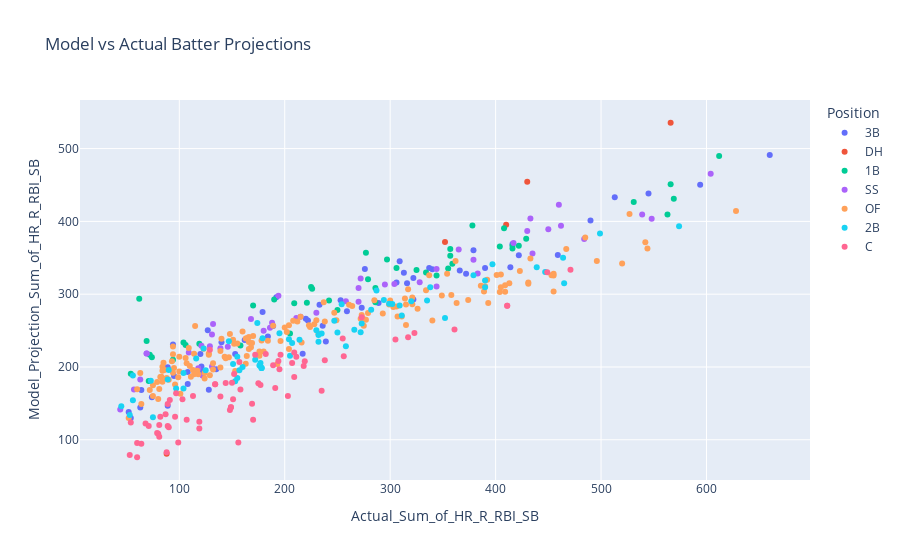

The notebook cell this image was saved under:
### Code cell
df_model_v_actual = px.scatter(batters_ovr_rank, x="Actual_Sum_of_HR_R_RBI_SB", y='Model_Projection_Sum_of_HR_R_RBI_SB', color="Position", hover_data=['Name', 'OVR_Scaled_Score', 'Model_Projection_Sum_of_HR_R_RBI_SB', 'Actual_Sum_of_HR_R_RBI_SB'], title="Model vs Actual Batter Projections")
df_model_v_actual.write_html('projections/batters/batter_model_v_actual_projs.html')
df_model_v_actual.show()

### Figure 1 — Plotly figure (JSON) as saved in the notebook; plotly's stock layout.template omitted (floating-point values rounded to 4 significant figures; data arrays with more than 128 entries replaced by an {"elided": "..."} marker saying what was removed)
{"data": [{"customdata": [["Jose Ramirez", 0.9039], ["Manny Machado", 0.5745], ["Rafael Devers", 0.4438], ["Austin Riley", 0.3762], ["Nolan Arenado", 0.2769], ["Eugenio Suarez", 0.169], ["Justin Turner", 0.1523], ["Matt Chapman", 0.1392], ["Ryan McMahon", 0.1164], ["Alex Bregman", 0.1152], ["Eduardo Escobar", 0.1006], ["Wilmer Flores", 0.08446], ["DJ LeMahieu", 0.0841], ["Josh Donaldson", 0.07223], ["Jeimer Candelario", 0.07186], ["Yandy Diaz", 0.0634], ["Luis Urias", 0.0571], ["Patrick Wisdom", 0.05705], ["Yoan Moncada", 0.05104], ["Gio Urshela", 0.04775], ["Kris Bryant", 0.04411], ["Alec Bohm", 0.04255], ["Hunter Dozier", 0.03114], ["Joey Wendle", 0.02526], ["Evan Longoria", 0.02347], ["Ke'Bryan Hayes", 0.02097], ["Brandon Drury", 0.0179], ["Jonathan Villar", 0.01297], ["Brian Anderson", 0.0123], ["Cavan Biggio", 0.01217], ["J.D. Davis", 0.0121], ["Maikel Franco", 0.009796], ["Anthony Rendon", 0.007955], ["Santiago Espinal", 0.00726], ["Abraham Toro", 0.005733], ["Aledmys Diaz", 0.0055], ["Mike Moustakas", 0.003588], ["Isaac Paredes", 0.00221], ["Adalberto Mondesi", 0.002191], ["Jose Miranda", 0.002087], ["Emmanuel Rivera", 0.001027], ["Phil Gosselin", 0.0009789], ["Yu Chang", 0.0007459], ["Matt Duffy", 0.0006341], ["Nolan Gorman", 0.0005187], ["Travis Shaw", 0.00042], ["Tyler Wade", 0.0003665], ["Jack Mayfield", 0.000269], ["Luis Guillorme", 0.0002257], ["Charlie Culberson", 0.0002239], ["Erik Gonzalez", 3.15e-05], ["Ildemaro Vargas", 2.43e-05], ["Willians Astudillo", 1.31e-05], ["Matt Reynolds", 3.13e-06], ["Vimael Machin", 0], ["Kelvin Gutierrez", 0]], "hovertemplate": "Position=3B<br>Actual_Sum_of_HR_R_RBI_SB=%{x}<br>Model_Projection_Sum_of_HR_R_RBI_SB=%{y}<br>Name=%{customdata[0]}<br>OVR_Scaled_Score=%{customdata[1]}<extra></extra>", "legendgroup": "3B", "marker": {"color": "#636efa", "symbol": "circle"}, "mode": "markers", "name": "3B", "orientation": "v", "showlegend": true, "type": "scatter", "x": [660, 594, 545, 513, 490, 459, 416, 422, 414, 379, 390, 366, 372, 340, 337, 309, 322, 313, 316, 306, 276, 322, 289, 273, 253, 259, 233, 236, 220, 222, 192, 239, 179, 189, 217, 184, 162, 140, 153, 127, 120, 135, 121, 120, 94, 108, 128, 108, 89, 95, 89, 74, 64, 63, 54, 52], "xaxis": "x", "y": [491.3, 450.3, 438.4, 433.1, 401.2, 353.9, 369.0, 353.3, 337.1, 360.3, 335.9, 332.6, 327.9, 334.3, 336.1, 345.3, 322.3, 329.6, 315.1, 316.1, 334.6, 292.8, 287.7, 281.4, 291.6, 276.5, 285.6, 256.7, 266.3, 263.7, 295.9, 235.2, 275.4, 256.5, 218.1, 242.0, 237.2, 233.8, 217.8, 250.5, 217.9, 197.0, 200.7, 194.8, 230.9, 193.0, 168.7, 176.8, 199.5, 187.7, 146.8, 158.5, 168.4, 144.2, 129.8, 138.1], "yaxis": "y"}, {"customdata": [["Shohei Ohtani", 0.8472], ["J.D. Martinez", 0.3032], ["Nelson Cruz", 0.1922], ["Franmil Reyes", 0.1135], ["Yermin Mercedes", 0]], "hovertemplate": "Position=DH<br>Actual_Sum_of_HR_R_RBI_SB=%{x}<br>Model_Projection_Sum_of_HR_R_RBI_SB=%{y}<br>Name=%{customdata[0]}<br>OVR_Scaled_Score=%{customdata[1]}<extra></extra>", "legendgroup": "DH", "marker": {"color": "#EF553B", "symbol": "circle"}, "mode": "markers", "name": "DH", "orientation": "v", "showlegend": true, "type": "scatter", "x": [566, 430, 410, 352, 88], "xaxis": "x", "y": [535.5, 454.5, 395.4, 371.7, 80.84], "yaxis": "y"}, {"customdata": [["Freddie Freeman", 0.8303], ["Paul Goldschmidt", 0.5543], ["Pete Alonso", 0.4927], ["Matt Olson", 0.4131], ["Jose Abreu", 0.4099], ["Josh Bell", 0.1742], ["Rhys Hoskins", 0.1732], ["C.J. Cron", 0.1536], ["Nathaniel Lowe", 0.1505], ["Anthony Rizzo", 0.1486], ["Ryan Mountcastle", 0.1439], ["Christian Walker", 0.1379], ["Joey Votto", 0.1008], ["Yuli Gurriel", 0.09253], ["Carlos Santana", 0.08428], ["Jared Walsh", 0.07685], ["Jesus Aguilar", 0.06443], ["Luke Voit", 0.06288], ["Rowdy Tellez", 0.06108], ["Eric Hosmer", 0.05695], ["Trey Mancini", 0.05458], ["Brandon Belt", 0.05261], ["Albert Pujols", 0.03701], ["Miguel Cabrera", 0.03414], ["Bobby Dalbec", 0.02641], ["Daniel Vogelbach", 0.01906], ["Ji-Man Choi", 0.01879], ["Brad Miller", 0.01811], ["Miguel Sano", 0.01624], ["Dominic Smith", 0.0138], ["Pavin Smith", 0.01179], ["Colin Moran", 0.009836], ["Frank Schwindel", 0.006433], ["Keston Hiura", 0.005518], ["Yoshi Tsutsugo", 0.001814], ["Ryan O'Hearn", 0.0007861], ["Alex Kirilloff", 0.0005061], ["Matt Beaty", 0.0004965], ["Bobby Bradley", 0.0001585], ["Vinnie Pasquantino", 6.88e-05], ["Juan Yepez", 6.52e-05], ["Spencer Torkelson", 5.38e-05], ["Alfonso Rivas", 5.08e-05], ["Lewin Diaz", 0], ["Mike Ford", 0]], "hovertemplate": "Position=1B<br>Actual_Sum_of_HR_R_RBI_SB=%{x}<br>Model_Projection_Sum_of_HR_R_RBI_SB=%{y}<br>Name=%{customdata[0]}<br>OVR_Scaled_Score=%{customdata[1]}<extra></extra>", "legendgroup": "1B", "marker": {"color": "#00cc96", "symbol": "circle"}, "mode": "markers", "name": "1B", "orientation": "v", "showlegend": true, "type": "scatter", "x": [612, 566, 569, 563, 531, 408, 429, 422, 378, 416, 416, 404, 357, 357, 359, 355, 344, 334, 325, 297, 306, 277, 279, 286, 286, 225, 226, 242, 250, 221, 209, 190, 170, 205, 158, 119, 104, 106, 94, 62, 69, 74, 72, 71, 54], "xaxis": "x", "y": [489.8, 450.9, 431.2, 409.6, 426.5, 390.6, 376.1, 366.4, 394.2, 366.4, 362.8, 365.5, 362.2, 352.9, 341.9, 335.4, 325.7, 329.8, 333.2, 347.6, 336.1, 357.0, 320.7, 308.6, 288.8, 309.8, 307.6, 291.3, 278.1, 288.4, 287.5, 292.8, 284.4, 246.1, 229.6, 231.8, 233.7, 230.1, 210.0, 293.8, 235.9, 213.5, 216.8, 180.6, 190.6], "yaxis": "y"}, {"customdata": [["Trea Turner", 0.7702], ["Dansby Swanson", 0.4746], ["Bo Bichette", 0.4286], ["Xander Bogaerts", 0.3544], ["Willy Adames", 0.282], ["Corey Seager", 0.2709], ["Francisco Lindor", 0.2659], ["Trevor Story", 0.2466], ["Carlos Correa", 0.2121], ["Javier Baez", 0.1924], ["Jorge Polanco", 0.1867], ["Brandon Crawford", 0.1335], ["Tim Anderson", 0.1324], ["Amed Rosario", 0.1216], ["Gleyber Torres", 0.1002], ["Isiah Kiner-Falefa", 0.08087], ["J.P. Crawford", 0.0768], ["Kyle Farmer", 0.06346], ["Elvis Andrus", 0.05831], ["Andres Gimenez", 0.05199], ["Jose Iglesias", 0.04444], ["Miguel Rojas", 0.03707], ["Nicky Lopez", 0.03353], ["Didi Gregorius", 0.02316], ["Wander Franco", 0.01813], ["Jorge Mateo", 0.01743], ["Paul DeJong", 0.01638], ["Kevin Newman", 0.01144], ["Luis Rengifo", 0.01062], ["Nick Ahmed", 0.00931], ["Jeremy Pena", 0.008865], ["Oneil Cruz", 0.004197], ["Edmundo Sosa", 0.003515], ["Niko Goodrum", 0.00294], ["Taylor Walls", 0.002462], ["Bryson Stott", 0.002094], ["Sergio Alcantara", 0.001911], ["Andrew Velazquez", 0.001368], ["Alcides Escobar", 0.001081], ["Geraldo Perdomo", 0.0009214], ["Andrelton Simmons", 0.0006734], ["Diego Castillo", 0.0001537], ["Diego Castillo", 0.0001313], ["Nick Allen", 9.6e-05], ["CJ Abrams", 2.9e-05], ["Jose Barrero", 0]], "hovertemplate": "Position=SS<br>Actual_Sum_of_HR_R_RBI_SB=%{x}<br>Model_Projection_Sum_of_HR_R_RBI_SB=%{y}<br>Name=%{customdata[0]}<br>OVR_Scaled_Score=%{customdata[1]}<extra></extra>", "legendgroup": "SS", "marker": {"color": "#ab63fa", "symbol": "circle"}, "mode": "markers", "name": "SS", "orientation": "v", "showlegend": true, "type": "scatter", "x": [604, 539, 548, 460, 462, 433, 484, 450, 430, 435, 417, 379, 365, 383, 344, 344, 328, 304, 295, 272, 270, 270, 258, 230, 194, 215, 211, 188, 186, 180, 168, 132, 131, 146, 139, 129, 121, 131, 109, 118, 122, 69, 69, 57, 63, 44], "xaxis": "x", "y": [465.3, 409.4, 403.6, 422.9, 393.9, 403.8, 375.7, 389.1, 386.7, 355.9, 370.3, 347.1, 361.3, 328.3, 334.7, 310.5, 316.5, 314.0, 313.4, 321.4, 308.4, 289.7, 290.2, 274.4, 297.8, 268.9, 267.4, 260.8, 254.0, 249.9, 266.1, 258.9, 244.5, 227.9, 225.8, 228.4, 229.1, 200.7, 219.8, 198.2, 188.2, 218.6, 218.6, 169.0, 182.7, 141.7], "yaxis": "y"}, {"customdata": {"elided": "156x2 mixed values"}, "hovertemplate": "Position=OF<br>Actual_Sum_of_HR_R_RBI_SB=%{x}<br>Model_Projection_Sum_of_HR_R_RBI_SB=%{y}<br>Name=%{customdata[0]}<br>OVR_Scaled_Score=%{customdata[1]}<extra></extra>", "legendgroup": "OF", "marker": {"color": "#FFA15A", "symbol": "circle"}, "mode": "markers", "name": "OF", "orientation": "v", "showlegend": true, "type": "scatter", "x": {"elided": "156 int values"}, "xaxis": "x", "y": {"elided": "156 float values"}, "yaxis": "y"}, {"customdata": {"elided": "66x2 mixed values"}, "hovertemplate": "Position=2B<br>Actual_Sum_of_HR_R_RBI_SB=%{x}<br>Model_Projection_Sum_of_HR_R_RBI_SB=%{y}<br>Name=%{customdata[0]}<br>OVR_Scaled_Score=%{customdata[1]}<extra></extra>", "legendgroup": "2B", "marker": {"color": "#19d3f3", "symbol": "circle"}, "mode": "markers", "name": "2B", "orientation": "v", "showlegend": true, "type": "scatter", "x": [574, 499, 464, 439, 447, 465, 397, 379, 390, 390, 338, 335, 320, 352, 287, 309, 302, 294, 299, 311, 282, 254, 273, 272, 266, 247, 250, 230, 235, 258, 232, 232, 214, 195, 204, 207, 174, 179, 205, 147, 172, 177, 176, 178, 178, 178, 155, 160, 151, 157, 123, 155, 153, 116, 125, 104, 90, 104, 89, 97, 73, 56, 56, 53, 75, 45], "xaxis": "x", "y": [393.4, 383.3, 350.1, 337.1, 330.6, 315.0, 340.9, 326.2, 318.8, 309.7, 309.5, 291.2, 290.1, 267.2, 305.1, 284.5, 286.5, 291.9, 286.9, 270.8, 278.5, 286.1, 259.9, 247.7, 251.3, 263.5, 247.3, 250.3, 245.9, 228.4, 244.0, 234.7, 237.3, 246.4, 238.3, 232.8, 260.4, 239.4, 215.3, 235.5, 209.8, 205.5, 202.2, 198.6, 198.6, 198.6, 214.1, 199.9, 204.2, 195.4, 225.5, 185.0, 180.3, 211.6, 195.4, 191.9, 195.7, 170.5, 182.8, 170.4, 181.0, 188.3, 154.2, 133.9, 131.0, 146.1], "yaxis": "y"}, {"customdata": {"elided": "71x2 mixed values"}, "hovertemplate": "Position=C<br>Actual_Sum_of_HR_R_RBI_SB=%{x}<br>Model_Projection_Sum_of_HR_R_RBI_SB=%{y}<br>Name=%{customdata[0]}<br>OVR_Scaled_Score=%{customdata[1]}<extra></extra>", "legendgroup": "C", "marker": {"color": "#FF6692", "symbol": "circle"}, "mode": "markers", "name": "C", "orientation": "v", "showlegend": true, "type": "scatter", "x": [471, 449, 411, 411, 361, 323, 317, 273, 305, 255, 256, 238, 209, 219, 211, 218, 196, 207, 194, 182, 189, 195, 209, 172, 235, 157, 191, 203, 175, 177, 129, 152, 150, 158, 144, 169, 134, 134, 151, 139, 149, 149, 148, 170, 113, 103, 97, 119, 91, 107, 89, 119, 96, 87, 156, 82, 89, 90, 81, 99, 80, 79, 71, 81, 68, 88, 64, 60, 54, 60, 53], "xaxis": "x", "y": [333.6, 330, 284, 284, 251.4, 246.8, 240.8, 268.4, 237.8, 239, 214.6, 209.2, 220, 207.8, 214, 201.4, 216.8, 205.6, 208.2, 218, 202.4, 197, 186.2, 216.8, 167.4, 206.8, 171.2, 160.2, 177.6, 175.2, 223.8, 190.2, 178.4, 169, 178, 149.6, 176.2, 176.2, 155.6, 159.6, 144.6, 144.6, 141, 127.4, 160.2, 155.8, 163.8, 124.8, 154.8, 127.4, 149, 115.4, 131.8, 135, 96.2, 131.6, 119, 117.2, 120.4, 96.2, 108.2, 109.2, 119, 104, 122.2, 83, 94.4, 95.6, 123.8, 76, 79.2], "yaxis": "y"}], "layout": {"legend": {"title": {"text": "Position"}, "tracegroupgap": 0}, "title": {"text": "Model vs Actual Batter Projections"}, "xaxis": {"anchor": "y", "domain": [0, 1], "title": {"text": "Actual_Sum_of_HR_R_RBI_SB"}}, "yaxis": {"anchor": "x", "domain": [0, 1], "title": {"text": "Model_Projection_Sum_of_HR_R_RBI_SB"}}}}
